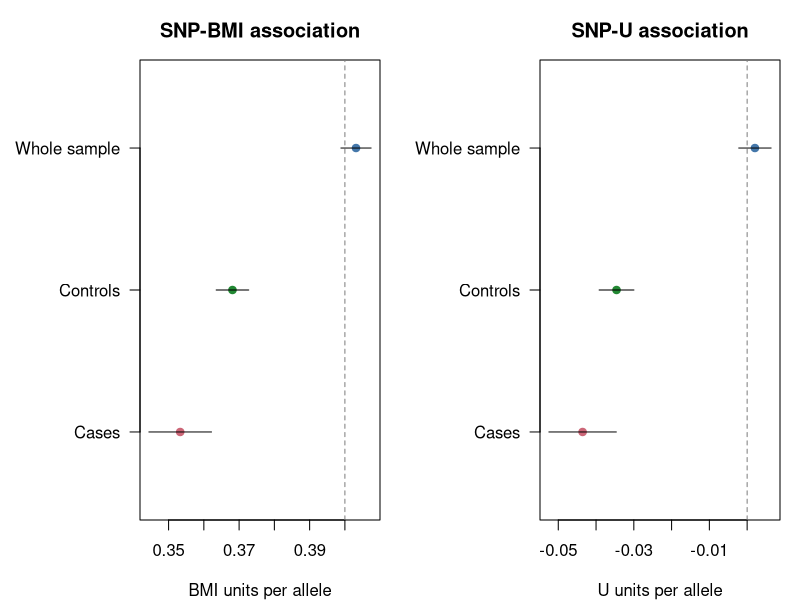
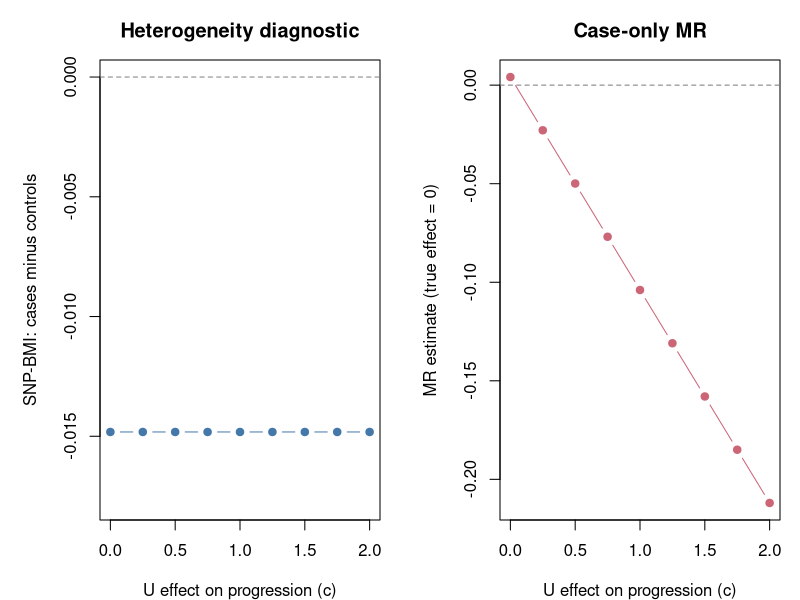
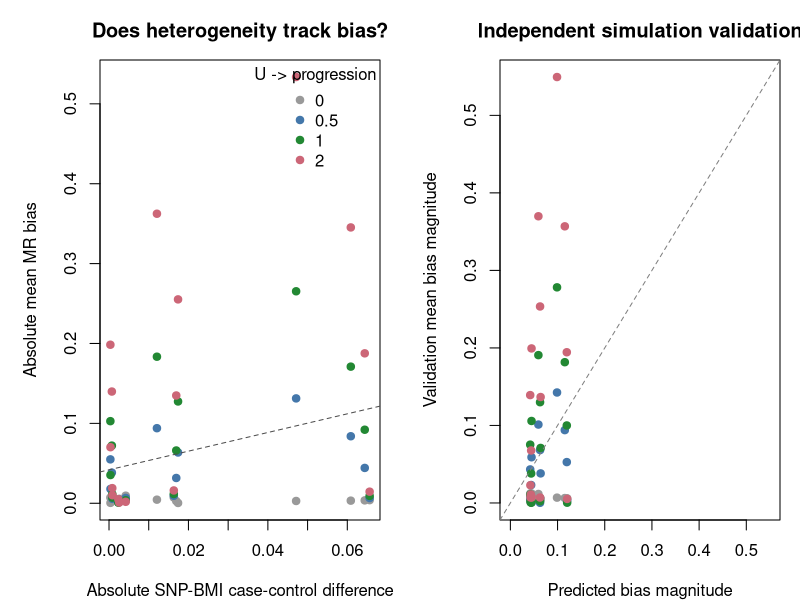

The R script that drew these images, in order:
## ---- chunk 1
#| label: simulate

set.seed(20261007)
n <- 500000

g <- rbinom(n, 2, 0.3)
u <- rnorm(n)
bmi <- 0.4 * (g - 0.6) + rnorm(n)
progression_error <- rnorm(n)
progression <- 0 * bmi + u + progression_error

# Reuse these draws below when changing the selection mechanism.
selection_draw <- runif(n)
case <- selection_draw < plogis(-2 + bmi + u)

dat <- data.frame(g, u, bmi, progression, case)

knitr::kable(
  data.frame(
    sample = c("Whole sample", "Controls", "Cases"),
    n = c(n, sum(!case), sum(case))
  ),
  col.names = c("Sample", "N")
)
## ---- chunk 2
#| label: associations

association <- function(outcome, genotype) {
  result <- summary(lm(outcome ~ genotype))$coefficients[2, ]
  c(
    beta = unname(result["Estimate"]),
    se = unname(result["Std. Error"])
  )
}

samples <- list(
  "Whole sample" = dat,
  "Controls" = dat[!case, ],
  "Cases" = dat[case, ]
)

associations <- do.call(rbind, lapply(names(samples), function(sample) {
  d <- samples[[sample]]
  gx <- association(d$bmi, d$g)
  gu <- association(d$u, d$g)
  gy <- association(d$progression, d$g)
  data.frame(
    sample,
    beta_gx = gx["beta"], se_gx = gx["se"],
    beta_gu = gu["beta"], se_gu = gu["se"],
    beta_gy = gy["beta"], se_gy = gy["se"]
  )
}))
rownames(associations) <- NULL

knitr::kable(
  associations[c("sample", "beta_gx", "beta_gu", "beta_gy")],
  digits = 4,
  col.names = c("Sample", "SNP-BMI", "SNP-U", "SNP-progression")
)
## ---- chunk 3
#| label: fig-snp-associations
#| fig-width: 10
#| fig-height: 4
#| fig-cap: "SNP associations and approximate 95% confidence intervals. Dashed lines show the population coefficients specified in the simulation."

plot_association <- function(beta, se, reference, title, xlab) {
  positions <- 3:1
  limits <- range(beta - 1.96 * se, beta + 1.96 * se, reference)
  plot(
    beta, positions, xlim = limits, ylim = c(0.5, 3.5),
    yaxt = "n", ylab = "", xlab = xlab, main = title,
    pch = 19, col = c("#4477AA", "#228833", "#CC6677")
  )
  axis(2, at = positions, labels = associations$sample, las = 1)
  abline(v = reference, lty = 2, col = "grey50")
  segments(beta - 1.96 * se, positions, beta + 1.96 * se, positions)
}

par(mfrow = c(1, 2), mar = c(4, 7, 3, 1))
plot_association(
  associations$beta_gx, associations$se_gx, 0.4,
  "SNP-BMI association", "BMI units per allele"
)
plot_association(
  associations$beta_gu, associations$se_gu, 0,
  "SNP-U association", "U units per allele"
)
## ---- chunk 4
#| label: heterogeneity

population <- associations[associations$sample == "Whole sample", ]
controls <- associations[associations$sample == "Controls", ]
cases <- associations[associations$sample == "Cases", ]

difference <- cases$beta_gx - controls$beta_gx
difference_se <- sqrt(cases$se_gx^2 + controls$se_gx^2)
difference_p <- 2 * pnorm(-abs(difference / difference_se))

knitr::kable(
  data.frame(
    comparison = "Cases minus controls",
    difference,
    se = difference_se,
    p = format.pval(difference_p, digits = 3)
  ),
  digits = 4,
  col.names = c("Comparison", "SNP-BMI difference", "SE", "P")
)
## ---- chunk 5
#| label: mr-estimates

mr <- data.frame(
  outcome_sample = c("Whole sample (benchmark)", "Cases", "Cases"),
  exposure_sample = c("Whole sample", "Whole sample", "Cases"),
  estimate = c(
    population$beta_gy / population$beta_gx,
    cases$beta_gy / population$beta_gx,
    cases$beta_gy / cases$beta_gx
  ),
  true_effect = 0
)

knitr::kable(
  mr, digits = 4,
  col.names = c("SNP-progression sample", "SNP-BMI sample", "MR estimate", "True effect")
)
## ---- chunk 6
#| label: mechanism-checks

scenarios <- data.frame(
  scenario = c("Both arrows present", "No BMI -> incidence", "No U -> progression"),
  bmi_incidence = c(1, 0, 1),
  u_progression = c(1, 1, 0)
)

checks <- do.call(rbind, lapply(seq_len(nrow(scenarios)), function(i) {
  selected <- selection_draw < plogis(-2 + scenarios$bmi_incidence[i] * bmi + u)
  y <- scenarios$u_progression[i] * u + progression_error
  gx_cases <- association(bmi[selected], g[selected])["beta"]
  gx_controls <- association(bmi[!selected], g[!selected])["beta"]
  gu_cases <- association(u[selected], g[selected])["beta"]
  gy_cases <- association(y[selected], g[selected])["beta"]

  data.frame(
    scenario = scenarios$scenario[i],
    bmi_difference = unname(gx_cases - gx_controls),
    gu_cases = unname(gu_cases),
    mr_population_gx = unname(gy_cases / population$beta_gx),
    mr_cases_gx = unname(gy_cases / gx_cases)
  )
}))

knitr::kable(
  checks, digits = 4,
  col.names = c(
    "Scenario", "GX: cases minus controls", "GU: cases",
    "MR: population GX", "MR: case GX"
  )
)
## ---- chunk 7
#| label: progression-strength-sweep

beta_g_error_cases <- association(progression_error[case], g[case])["beta"]

progression_sweep <- data.frame(
  u_progression = seq(0, 2, by = 0.25),
  gx_cases = cases$beta_gx,
  gx_controls = controls$beta_gx,
  gx_difference = difference
)
progression_sweep$mr <- (
  progression_sweep$u_progression * cases$beta_gu + beta_g_error_cases
) / population$beta_gx

knitr::kable(
  progression_sweep[progression_sweep$u_progression %in% c(0, 1, 2), ],
  digits = 4,
  row.names = FALSE,
  col.names = c("U -> progression", "GX: cases", "GX: controls", "GX difference", "MR")
)
## ---- chunk 8
#| label: fig-progression-strength
#| fig-width: 10
#| fig-height: 4
#| fig-cap: "Increasing the shared cause's effect on progression changes the MR estimate but leaves SNP-BMI heterogeneity exactly unchanged. The same cases and controls are used at every point."

par(mfrow = c(1, 2), mar = c(4, 5, 3, 1))
plot(
  progression_sweep$u_progression, progression_sweep$gx_difference,
  type = "b", pch = 19, col = "#4477AA",
  ylim = range(c(0, 1.2 * progression_sweep$gx_difference)),
  xlab = "U effect on progression (c)",
  ylab = "SNP-BMI: cases minus controls", main = "Heterogeneity diagnostic"
)
abline(h = 0, lty = 2, col = "grey50")
plot(
  progression_sweep$u_progression, progression_sweep$mr,
  type = "b", pch = 19, col = "#CC6677",
  xlab = "U effect on progression (c)",
  ylab = "MR estimate (true effect = 0)", main = "Case-only MR"
)
abline(h = 0, lty = 2, col = "grey50")
## ---- chunk 9
#| label: predictive-grid

set.seed(202610071)
slope <- function(outcome, genotype) cov(outcome, genotype) / var(genotype)
grid_results <- vector("list", 30 * 4 * 4)
result_i <- 0

for (replicate_id in seq_len(30)) {
  n_grid <- 100000
  g_grid <- rbinom(n_grid, 2, 0.3)
  u_grid <- rnorm(n_grid)
  x_grid <- 0.4 * (g_grid - 0.6) + rnorm(n_grid)
  e_grid <- rnorm(n_grid)
  selection_grid <- runif(n_grid)
  gx_population <- slope(x_grid, g_grid)

  for (bmi_incidence in c(0, 0.5, 1, 2)) {
    for (u_incidence in c(0, 0.5, 1, 2)) {
      linear_predictor <- bmi_incidence * x_grid + u_incidence * u_grid
      intercept <- uniroot(
        function(alpha) mean(plogis(alpha + linear_predictor)) - 0.186,
        interval = c(-30, 30), tol = 1e-7
      )$root
      selected <- selection_grid < plogis(intercept + linear_predictor)

      gx_difference <- slope(x_grid[selected], g_grid[selected]) -
        slope(x_grid[!selected], g_grid[!selected])
      gu_cases <- slope(u_grid[selected], g_grid[selected])
      ge_cases <- slope(e_grid[selected], g_grid[selected])
      u_progression <- c(0, 0.5, 1, 2)

      result_i <- result_i + 1
      grid_results[[result_i]] <- data.frame(
        replicate_id, bmi_incidence, u_incidence, u_progression,
        gx_difference,
        mr_bias = (u_progression * gu_cases + ge_cases) / gx_population,
        case_fraction = mean(selected)
      )
    }
  }
}
grid_results <- do.call(rbind, grid_results)

summarise_grid <- function(results) {
  means <- aggregate(
    cbind(gx_difference, mr_bias, case_fraction) ~
      bmi_incidence + u_incidence + u_progression,
    data = results, FUN = mean
  )
  means$heterogeneity <- abs(means$gx_difference)
  means$bias_magnitude <- abs(means$mr_bias)
  means
}

grid_means <- summarise_grid(grid_results)
## ---- chunk 10
#| label: predictive-performance

training <- summarise_grid(grid_results[grid_results$replicate_id <= 15, ])
validation <- summarise_grid(grid_results[grid_results$replicate_id > 15, ])
predictor <- lm(bias_magnitude ~ heterogeneity, data = training)
validation$predicted_bias <- predict(predictor, newdata = validation)

prediction_r2 <- 1 - sum((validation$bias_magnitude - validation$predicted_bias)^2) /
  sum((validation$bias_magnitude - mean(training$bias_magnitude))^2)
pearson_r <- cor(grid_means$heterogeneity, grid_means$bias_magnitude)
spearman_r <- cor(grid_means$heterogeneity, grid_means$bias_magnitude, method = "spearman")

knitr::kable(
  data.frame(
    metric = c("Pearson correlation", "Spearman correlation", "Validation prediction score"),
    value = c(pearson_r, spearman_r, prediction_r2)
  ),
  digits = 3,
  col.names = c("Metric", "Value")
)
## ---- chunk 11
#| label: fig-heterogeneity-predicts-bias
#| fig-width: 10
#| fig-height: 4.5
#| fig-cap: "Left: absolute case-control SNP-BMI heterogeneity versus absolute MR bias, averaged over 30 replicates per scenario. Colours identify U's effect on progression. Right: predictions from the first 15 replicates versus bias in the other 15; the dashed diagonal represents perfect prediction. Scenarios sharing a selection model have identical heterogeneity but different progression effects."

progression_values <- c(0, 0.5, 1, 2)
progression_colours <- c("#999999", "#4477AA", "#228833", "#CC6677")
par(mfrow = c(1, 2), mar = c(4, 5, 3, 1))
plot(
  grid_means$heterogeneity, grid_means$bias_magnitude,
  pch = 19, col = progression_colours[match(grid_means$u_progression, progression_values)],
  xlab = "Absolute SNP-BMI case-control difference",
  ylab = "Absolute mean MR bias", main = "Does heterogeneity track bias?"
)
abline(predictor, lty = 2, col = "grey30")
legend(
  "topright", legend = progression_values, col = progression_colours,
  pch = 19, title = "U -> progression", bty = "n"
)

validation_limits <- range(0, validation$predicted_bias, validation$bias_magnitude)
plot(
  validation$predicted_bias, validation$bias_magnitude,
  xlim = validation_limits, ylim = validation_limits,
  pch = 19, col = progression_colours[match(validation$u_progression, progression_values)],
  xlab = "Predicted bias magnitude", ylab = "Validation mean bias magnitude",
  main = "Independent simulation validation"
)
abline(a = 0, b = 1, lty = 2, col = "grey50")
## ---- chunk 12
#| label: predictive-counterexamples

large_heterogeneity <- subset(
  grid_means, bmi_incidence == 2 & u_incidence == 0 & u_progression == 1
)
small_heterogeneity <- subset(
  grid_means, bmi_incidence == 0.5 & u_incidence == 2 & u_progression == 2
)
same_heterogeneity <- subset(
  grid_means, bmi_incidence == 1 & u_incidence == 1 & u_progression %in% c(1, 2)
)
examples <- rbind(large_heterogeneity, small_heterogeneity, same_heterogeneity)

knitr::kable(
  examples[c("bmi_incidence", "u_incidence", "u_progression", "gx_difference", "mr_bias")],
  digits = 4, row.names = FALSE,
  col.names = c("BMI -> incidence", "U -> incidence", "U -> progression",
                "GX difference", "Mean MR bias")
)
## ---- chunk 13
sessionInfo()
